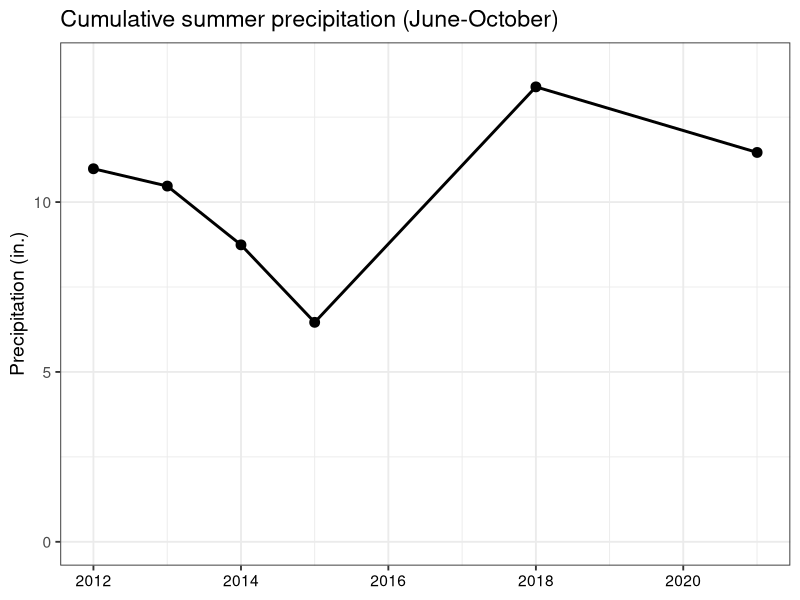
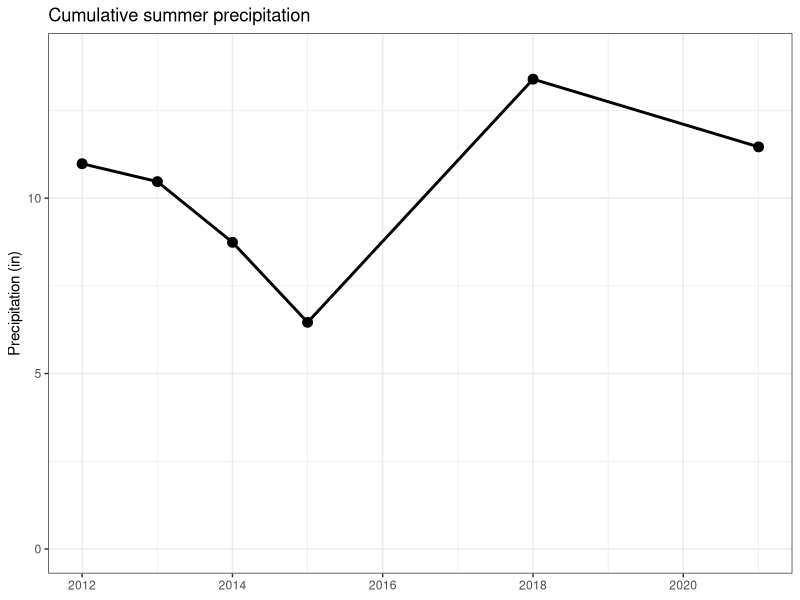
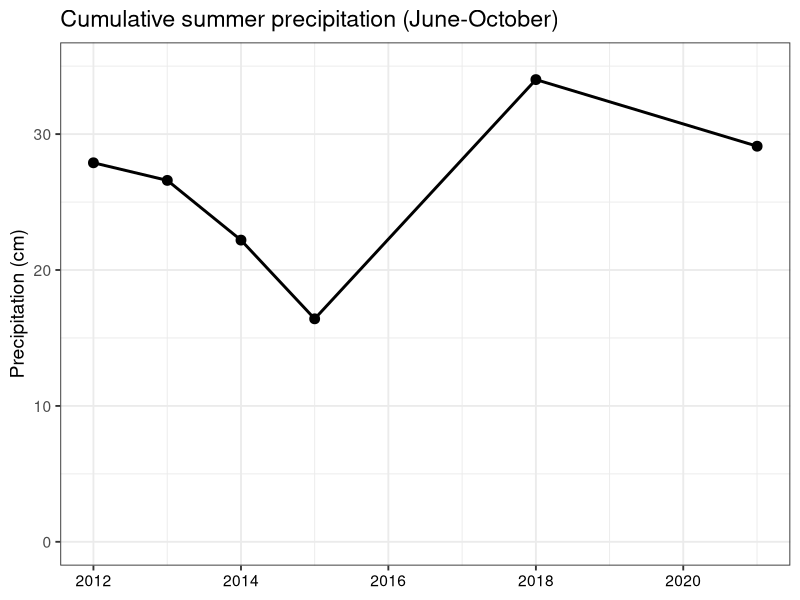
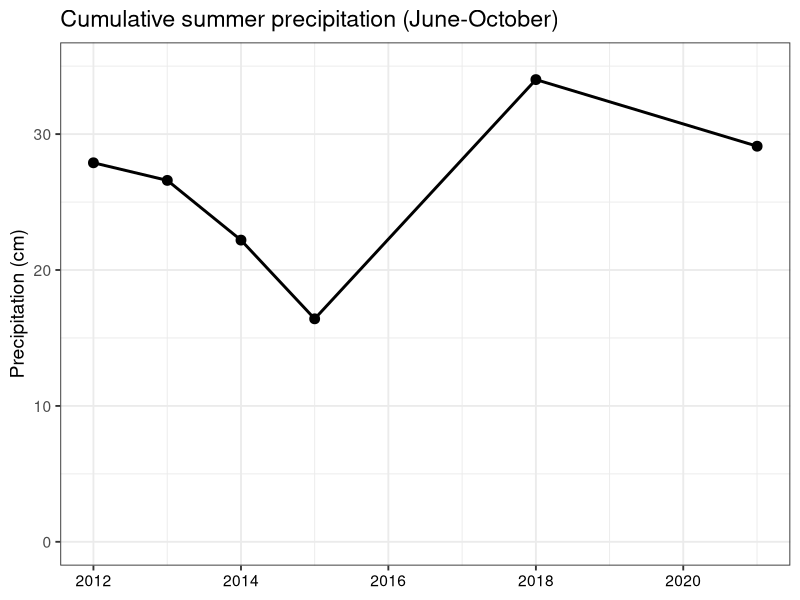

These charts were generated, in order, by the following R code:
# Purpose: Wrangle and graph precipitation data from Pima County ALERT system, sensor #6380,
#   sourced from https://webcms.pima.gov/government/flood_control/services/precipitation_and_streamflow_data/.
# Create supp figure for publication (will not be publishing code)

# Created: 2023-02-02
# Last updated: 2023-08-27

library(tidyverse)
library(plotrix)

# Load data ---------------------------------------------------------------

precip <- read.table("data/PimaCounty_precip/PimaCounty_precip_2012-2021.txt",
                     sep = "\t", header = TRUE)


# Data wrangling ----------------------------------------------------------

precip$year.xaxis <- as.Date(precip$year.xaxis)
precip$Precip_cum_cm <- precip$Precip_cum * 2.54

precip.sample <- precip |> 
  filter(!str_detect(year.xaxis, c("2020|2016|2017|2019")))

precip <- precip |> 
  arrange(Date0)


# Averages ----------------------------------------------------------------

summary(precip$Precip_cum)
summary(precip$Precip_cum_cm)


# Percent change of extreme years -----------------------------------------

# 2018-2019
(precip[8, 9] - precip[7, 9]) / precip[7, 9] * 100 # -74.6826

# 2019-2020
(precip[9, 9] - precip[8, 9]) / precip[8, 9] * 100 # 79.941

# 2020-2021
(precip[10, 9] - precip[9, 9]) / precip[9, 9] * 100 # 87.86885

# 2019-2021
(precip[10, 9] - precip[8, 9]) / precip[8, 9] * 100 # 238.0531



# Graph -------------------------------------------------------------------

# Every year
# Inches
ggplot(precip, aes(x = year.xaxis, y = Precip_cum)) +
  geom_line(linewidth = 1) +
  geom_point(size = 3) +
  xlab(NULL) +
  ylab("Precipitation (in.)") +
  ggtitle("Cumulative summer precipitation (June-October)") +
  theme_bw(base_size = 14) +
  scale_y_continuous(limits = c(0, 14)) +
  theme(axis.text.x = element_text(color = "black")) 

# Centimeters
tiff("figures/2023-07_draft-figures/Precipitation-line-graph.tiff", width = 6, height = 4, units = "in", res = 150)
ggplot(precip, aes(x = year.xaxis, y = Precip_cum_cm)) +
  geom_line(linewidth = 1) +
  geom_point(size = 3) +
  xlab(NULL) +
  ylab("Precipitation (cm)") +
  ggtitle("Cumulative summer precipitation (June-October)") +
  theme_bw(base_size = 14) +
  scale_y_continuous(limits = c(0, 35)) +
  theme(axis.text.x = element_text(color = "black")) 
dev.off()

tiff("figures/2023-09_publish-figures/FigS1_Precipitation.tiff", width = 6, height = 4, units = "in", res = 300)
ggplot(precip, aes(x = year.xaxis, y = Precip_cum_cm)) +
  geom_line(linewidth = 1) +
  geom_point(size = 3) +
  xlab(NULL) +
  ylab("Precipitation (cm)") +
  ggtitle("Cumulative summer precipitation (June-October)") +
  theme_bw(base_size = 14) +
  scale_y_continuous(limits = c(0, 35)) +
  theme(axis.text.x = element_text(color = "black")) 
dev.off()


# Sampled years only
ggplot(precip.sample, aes(x = year.xaxis, y = Precip_cum)) +
  geom_line(linewidth = 1) +
  geom_point(size = 3) +
  xlab(NULL) +
  ylab("Precipitation (in)") +
  ggtitle("Cumulative summer precipitation") +
  theme_bw() +
  scale_y_continuous(limits = c(0, 14))

